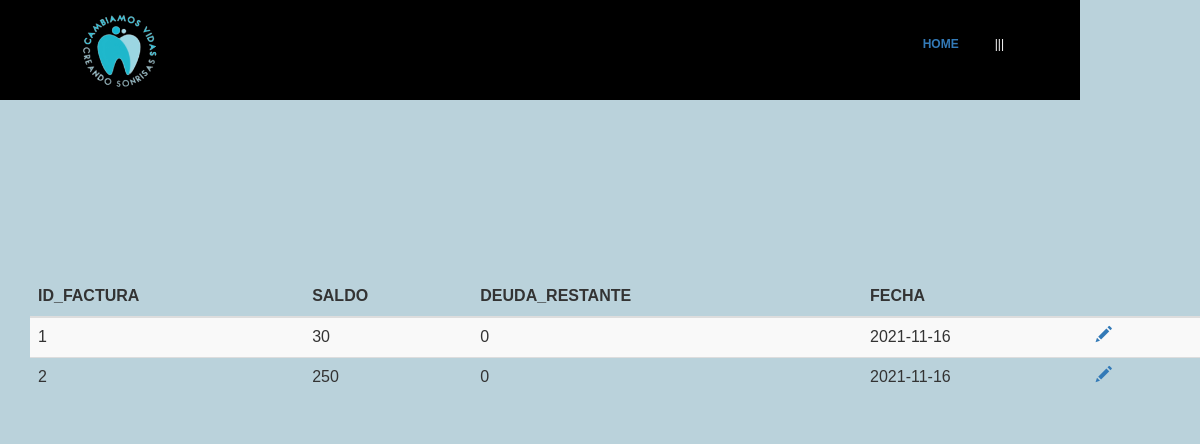
Page /codigoFuente/modificar/facturas2.php (signed in) on the committed database.
### tables this page shows
CREATE TABLE FACTURAS (
  ID_FACTURA integer AUTO_INCREMENT,
  ID_PRESUPUESTO integer,
  DNI_PACIENTE varchar(9),
  SALDO double,
  DEUDA_RESTANTE double,
  FECHA date,
  PRIMARY KEY (ID_FACTURA),
  FOREIGN KEY (DNI_PACIENTE) REFERENCES PACIENTES (DNI_PACIENTE),
  FOREIGN KEY (ID_PRESUPUESTO) REFERENCES PRESUPUESTOS (ID_PRESUPUESTO)
);

### codigoFuente/modificar/facturas2.php (the view, shortened to what this page needs)
<html>
<head>
	<link rel="stylesheet" type="text/css" href="css/style.css">
	<link href="css/bootstrap.min.css" rel="stylesheet">
	<link href="css/bootstrap-theme.css" rel="stylesheet">
</head>
<body style="background-color:#BAD2DB">
<div id= "formulario">
<header id="Header">
	<img src="css/imagen2.png" alt="" class="logo">
	<ul class="main-menu">
		<li class="cta"><a href="../home.php">HOME</a></li>
		<ul class="nav">
			<li><a href="">|||</a></img>
			</li>
		</ul>
	</ul>
</header>
<br><br><br><br><br><br><br><br><br><br><br><br>
	<body>
<?php
	require 'conexion.php';
	$where = "";
	$sql = "SELECT * FROM facturas $where";
	$resultado = $mysqli->query($sql);
?>
		<div class="container">
			<br><br><br>
			<div class="row table-responsive">
				<table class="table table-striped">
					<thead>
						<tr>
							<th>ID_FACTURA</th>
							<th>SALDO</th>
							<th>DEUDA_RESTANTE</th>
							<th>FECHA</th>
							<th></th>
							<th></th>
						</tr>
					</thead>
					<tbody>
						<?php while($row = $resultado->fetch_array(MYSQLI_ASSOC)) { ?>
							<tr>
								<td><?php echo $row['ID_FACTURA']; ?></td>
								<td><?php echo $row['SALDO']; ?></td>
								<td><?php echo $row['DEUDA_RESTANTE']; ?></td>
								<td><?php echo $row['FECHA']; ?></td>
								<td><a href="modificar_facturas.php?ID_FACTURA=<?php echo $row['ID_FACTURA']; ?>"><span class="glyphicon glyphicon-pencil"></span></a></td>
								<td></td>
							</tr>
						<?php } ?>
					</tbody>
				</table>
			</div>
		</div>
	</body>
</html>

### codigoFuente/modificar/css/style.css (style rules this page uses)
#formulario { padding: 20px 0px 0px 30px; font-family:verdana,arial; font-size:9pt; display: flex; flex-direction: column; justify-content: center; align-items: center; }
#header { height: auto; width: 90%; position: fixed; top: 0; left: 0; display:flex; justify-content: space-between; align-items: center; padding: 0 5%; box-sixing: border-box; height: 100px; transition: 0.5s; background-color: black; border: 4px solid black; }
.logo { height: 100%; }
.main-menu { display: flex; justify-content: center; align-items: center; list-style: none; }
.cta { padding: 10px 24px; border-radius: 30px; background-color: var(--main-color); color: #f2f2f2; font-weight: 600; cursor: pointer; transition: 0.5s; }
* { margin:0px; padding:0px; }
ul, ol { list-style:none; }
.nav > li { float:left; }
.nav li a { background-color:#000; color:#fff; text-decoration:none; padding:10px 12px; display:block; }

### codigoFuente/modificar/facturas2.php (style rules this page uses)
* { margin:0px; padding:0px; }
ul, ol { list-style:none; }
.nav > li { float:left; }
.nav li a { background-color:#000; color:#fff; text-decoration:none; padding:10px 12px; display:block; }

### rows in the picture
facturas: ID_FACTURA "1", SALDO "30", DEUDA_RESTANTE "0", FECHA "2021-11-16"
facturas: ID_FACTURA "2", SALDO "250", DEUDA_RESTANTE "0", FECHA "2021-11-16"
